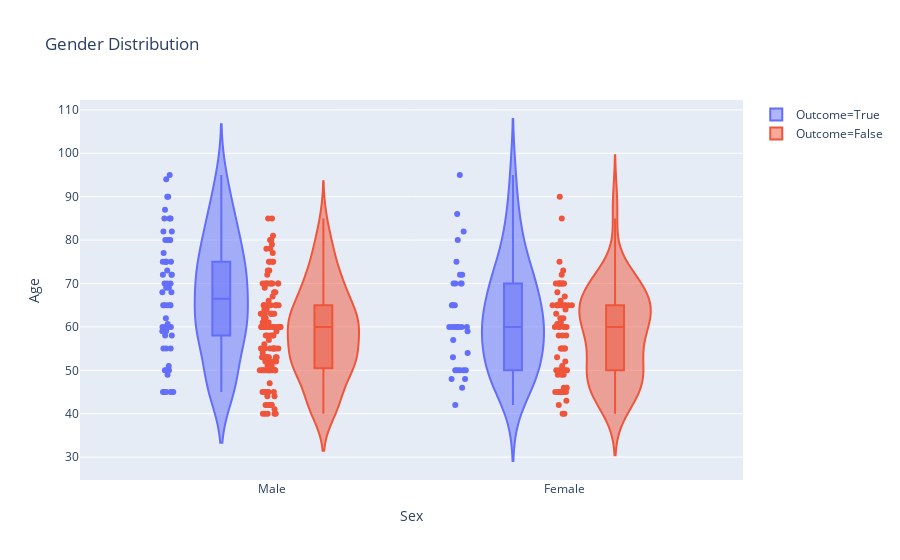

This figure's notebook cell:
### Markdown cell above
# What is Age distribution of Male and Female w.r.t survival?

### Code cell
fig=px.violin(df,x=df['Sex'],y=df['Age'],color='Outcome',points='all',box=True,title='Gender Distribution')
fig.show()

### Figure 1 — Plotly figure (JSON) as saved in the notebook; plotly's stock layout.template omitted (floating-point values rounded to 4 significant figures; data arrays with more than 128 entries replaced by an {"elided": "..."} marker saying what was removed)
{"data": [{"box": {"visible": true}, "hovertemplate": "Outcome=True<br>Sex=%{x}<br>Age=%{y}", "showlegend": true, "legendgroup": "Outcome=True", "name": "Outcome=True", "yaxis": "y", "x0": " ", "y": [75, 55, 65, 50, 65, 90, 75, 60, 65, 80, 75, 62, 45, 50, 82, 87, 45, 70, 48, 65, 68, 75, 80, 95, 70, 58, 82, 94, 85, 50, 65, 69, 90, 82, 60, 70, 50, 70, 60, 50, 51, 60, 80, 57, 68, 53, 60, 70, 60, 95, 49, 72, 45, 50, 45, 60, 42, 72, 70, 65, 85, 69, 60, 60, 59, 60, 72, 85, 70, 86, 60, 46, 80, 72, 75, 72, 50, 45, 80, 59, 59, 65, 75, 58, 60.67, 50, 60, 45, 77, 48, 54, 73, 60, 55, 65, 55], "hoverlabel": {"namelength": 0}, "points": "all", "offsetgroup": "Outcome=True", "xaxis": "x", "y0": " ", "marker": {"color": "#636efa"}, "x": ["Male", "Male", "Male", "Male", "Female", "Male", "Male", "Male", "Female", "Male", "Male", "Male", "Male", "Male", "Male", "Male", "Male", "Female", "Female", "Female", "Male", "Female", "Male", "Female", "Male", "Male", "Male", "Male", "Male", "Female", "Male", "Male", "Male", "Female", "Female", "Male", "Female", "Male", "Female", "Male", "Male", "Male", "Male", "Female", "Male", "Female", "Female", "Female", "Female", "Male", "Male", "Male", "Male", "Female", "Male", "Male", "Female", "Male", "Female", "Male", "Male", "Male", "Male", "Female", "Female", "Male", "Female", "Male", "Female", "Female", "Male", "Female", "Male", "Male", "Male", "Female", "Female", "Male", "Female", "Male", "Male", "Male", "Male", "Male", "Male", "Female", "Female", "Male", "Male", "Female", "Female", "Male", "Female", "Male", "Male", "Male"], "alignmentgroup": "True", "type": "violin", "scalegroup": "True", "orientation": "v"}, {"box": {"visible": true}, "hovertemplate": "Outcome=False<br>Sex=%{x}<br>Age=%{y}", "showlegend": true, "legendgroup": "Outcome=False", "name": "Outcome=False", "yaxis": "y", "x0": " ", "y": {"elided": "203 float values"}, "hoverlabel": {"namelength": 0}, "points": "all", "offsetgroup": "Outcome=False", "xaxis": "x", "y0": " ", "marker": {"color": "#EF553B"}, "x": {"elided": "203 str values"}, "alignmentgroup": "True", "type": "violin", "scalegroup": "True", "orientation": "v"}], "layout": {"violinmode": "group", "yaxis": {"domain": [0, 1], "anchor": "x", "title": {"text": "Age"}}, "title": {"text": "Gender Distribution"}, "xaxis": {"domain": [0, 1], "anchor": "y", "title": {"text": "Sex"}}, "legend": {"tracegroupgap": 0}}}
